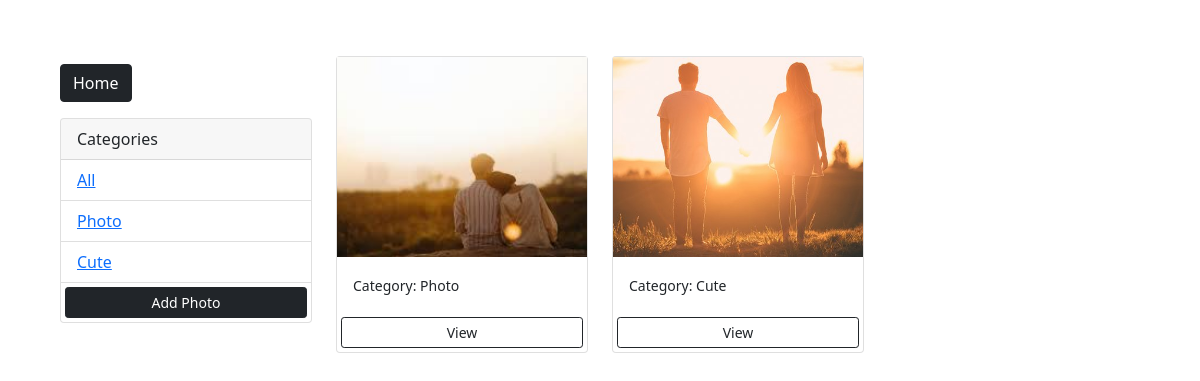
/photos/, run on the app's committed database.
### photos/models.py (models this page shows, shortened)
class Category(models.Model):
    name = models.CharField(max_length=100, null=False, blank=False)

class Photo(models.Model):
    category = models.ForeignKey(Category, on_delete=models.SET_NULL, null=True, blank=True)
    image = models.ImageField(null=False, blank=False)
    description = models.TextField()

### photos/views.py (the view)
# urls.py: path('', views.gallery, name = 'gallery'),
def gallery(request):
    category = request.GET.get('category')
    if category == None:
        photos = Photo.objects.all()
    else:
        photos = Photo.objects.filter(category__name=category)
    categories = Category.objects.all()
    context = {'categories': categories, 'photos': photos}
    return render(request, 'photos/gallery.html', context)

### photos/templates/photos/gallery.html (shortened to what this page needs)
<!DOCTYPE html>
<html lang="en">
<head>
    {% load static %}
    <link href="https://cdn.jsdelivr.net/npm/bootstrap@5.0.0-beta1/dist/css/bootstrap.min.css" rel="stylesheet"
>
<body class="m-5">
    <div class="container">
        <div class="row">
            <div class="col-md-3">
                <a href="{% url 'index' %}" class="btn btn-dark my-3"> Home </a>
                <div class="card">
                    <div class="card-header">
                      Categories
                    </div>
                    <ul class="list-group list-group-flush">
                      <li class="list-group-item">
                        <a href="{% url 'gallery' %}"  >All </a>
                      </li>
                      {% for category in categories %}
                      <li class="list-group-item">
                        <a href="{% url 'gallery' %}?category={{category.name}}" >{{category.name}}
                        </a>
                        </li>
                      {% endfor %}
                      <a href="{% url 'add' %}" class="btn btn-dark btn-block btn-sm m-1">Add Photo</a>
                    </ul>
                  </div>
            </div>
            <div class="col-md-9">
                <div class="row">
                    {% for photo in photos%}
                    <div class="col-md-4">
                        <div class="card my-2">
                            <img class="image-thumbnail"
                            src="{{photo.image.url}}"
                            alt="Card image cap">
                            <div class="card-body">
                                <small>Category: {{photo.category.name}}</small>
                            </div>
                            <a href="{% url 'photo' photo.id %}"class="btn btn-outline-dark btn-sm m-1"> View </a>
                          </div>
                    </div>
                    {% empty %}
                    <h3>No photos!</h3>
                    {% endfor%}
                </div>
            </div>
        </div>
    </div>
</body>
</head>

### data on the page
Category: name "Photo"
Category: name "Cute"
Photo: image (picture), category.name "Photo"
Photo: image (picture), category.name "Cute"
